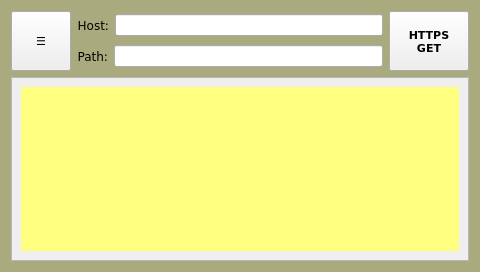
<?xml version="1.0" encoding="UTF-8"?>
<ui version="4.0">
 <class>page100</class>
 <widget class="QWidget" name="page100">
  <property name="geometry">
   <rect>
    <x>0</x>
    <y>0</y>
    <width>480</width>
    <height>272</height>
   </rect>
  </property>
  <property name="minimumSize">
   <size>
    <width>480</width>
    <height>272</height>
   </size>
  </property>
  <property name="maximumSize">
   <size>
    <width>480</width>
    <height>272</height>
   </size>
  </property>
  <property name="windowTitle">
   <string>page100</string>
  </property>
  <property name="styleSheet">
   <string notr="true">QWidget#page100
{
background-color: rgb(170, 170, 127);
}</string>
  </property>
  <layout class="QVBoxLayout" name="verticalLayout_2">
   <item>
    <layout class="QHBoxLayout" name="horizontalLayout_4">
     <item>
      <widget class="ATCMbutton" name="atcmButton">
       <property name="sizePolicy">
        <sizepolicy hsizetype="Fixed" vsizetype="Fixed">
         <horstretch>0</horstretch>
         <verstretch>0</verstretch>
        </sizepolicy>
       </property>
       <property name="maximumSize">
        <size>
         <width>60</width>
         <height>60</height>
        </size>
       </property>
       <property name="font">
        <font>
         <family>DejaVu Sans</family>
         <pointsize>8</pointsize>
        </font>
       </property>
       <property name="toolTip">
        <string/>
       </property>
       <property name="whatsThis">
        <string>ATCMbutton widget</string>
       </property>
       <property name="pageName">
        <string notr="true">menu</string>
       </property>
       <property name="statusvar">
        <string notr="true"/>
       </property>
       <property name="viewStatus">
        <bool>false</bool>
       </property>
       <property name="visibilityVar">
        <string notr="true"/>
       </property>
       <property name="text">
        <string>☰</string>
       </property>
       <property name="pressText">
        <string>☰</string>
       </property>
       <property name="borderWidth">
        <number>1</number>
       </property>
       <property name="borderRadius">
        <number>10</number>
       </property>
       <property name="apparence">
        <enum>QFrame::Raised</enum>
       </property>
      </widget>
     </item>
     <item>
      <layout class="QVBoxLayout" name="verticalLayout">
       <item>
        <layout class="QHBoxLayout" name="horizontalLayout_2">
         <item>
          <widget class="QLabel" name="label">
           <property name="font">
            <font>
             <family>DejaVu Sans</family>
             <pointsize>9</pointsize>
            </font>
           </property>
           <property name="text">
            <string>Host:</string>
           </property>
           <property name="alignment">
            <set>Qt::AlignRight|Qt::AlignTrailing|Qt::AlignVCenter</set>
           </property>
           <property name="indent">
            <number>0</number>
           </property>
          </widget>
         </item>
         <item>
          <widget class="QLineEdit" name="theHostLineEdit">
           <property name="font">
            <font>
             <family>DejaVu Sans Mono</family>
             <pointsize>8</pointsize>
            </font>
           </property>
          </widget>
         </item>
        </layout>
       </item>
       <item>
        <layout class="QHBoxLayout" name="horizontalLayout_3">
         <item>
          <widget class="QLabel" name="label_2">
           <property name="font">
            <font>
             <family>DejaVu Sans</family>
             <pointsize>9</pointsize>
            </font>
           </property>
           <property name="text">
            <string>Path:</string>
           </property>
           <property name="alignment">
            <set>Qt::AlignRight|Qt::AlignTrailing|Qt::AlignVCenter</set>
           </property>
           <property name="indent">
            <number>0</number>
           </property>
          </widget>
         </item>
         <item>
          <widget class="QLineEdit" name="thePathLineEdit">
           <property name="font">
            <font>
             <family>DejaVu Sans Mono</family>
             <pointsize>8</pointsize>
            </font>
           </property>
          </widget>
         </item>
        </layout>
       </item>
      </layout>
     </item>
     <item>
      <widget class="QPushButton" name="pushButton">
       <property name="minimumSize">
        <size>
         <width>0</width>
         <height>60</height>
        </size>
       </property>
       <property name="font">
        <font>
         <family>DejaVu Sans</family>
         <pointsize>8</pointsize>
         <weight>75</weight>
         <bold>true</bold>
        </font>
       </property>
       <property name="text">
        <string>HTTPS
GET</string>
       </property>
       <property name="flat">
        <bool>false</bool>
       </property>
      </widget>
     </item>
    </layout>
   </item>
   <item>
    <widget class="QScrollArea" name="scrollArea">
     <property name="sizePolicy">
      <sizepolicy hsizetype="MinimumExpanding" vsizetype="MinimumExpanding">
       <horstretch>0</horstretch>
       <verstretch>0</verstretch>
      </sizepolicy>
     </property>
     <property name="widgetResizable">
      <bool>true</bool>
     </property>
     <widget class="QWidget" name="scrollAreaWidgetContents">
      <property name="geometry">
       <rect>
        <x>0</x>
        <y>0</y>
        <width>460</width>
        <height>184</height>
       </rect>
      </property>
      <layout class="QHBoxLayout" name="horizontalLayout">
       <item>
        <widget class="QLabel" name="theResultLabel">
         <property name="font">
          <font>
           <family>DejaVu Sans Mono</family>
           <pointsize>8</pointsize>
          </font>
         </property>
         <property name="styleSheet">
          <string notr="true">background-color: rgb(255, 255, 127);</string>
         </property>
         <property name="text">
          <string>&lt;output&gt;
</string>
         </property>
         <property name="scaledContents">
          <bool>false</bool>
         </property>
         <property name="alignment">
          <set>Qt::AlignLeading|Qt::AlignLeft|Qt::AlignTop</set>
         </property>
         <property name="wordWrap">
          <bool>true</bool>
         </property>
        </widget>
       </item>
      </layout>
     </widget>
    </widget>
   </item>
  </layout>
 </widget>
 <customwidgets>
  <customwidget>
   <class>ATCMbutton</class>
   <extends>QPushButton</extends>
   <header>atcmplugin.h</header>
  </customwidget>
 </customwidgets>
 <resources/>
 <connections>
  <connection>
   <sender>atcmButton</sender>
   <signal>newPage(const char*,bool)</signal>
   <receiver>page100</receiver>
   <slot>goto_page(const char*,bool)</slot>
   <hints>
    <hint type="sourcelabel">
     <x>20</x>
     <y>20</y>
    </hint>
    <hint type="destinationlabel">
     <x>20</x>
     <y>20</y>
    </hint>
   </hints>
  </connection>
 </connections>
 <slots>
  <slot>goto_page(const char*,bool)</slot>
 </slots>
</ui>
